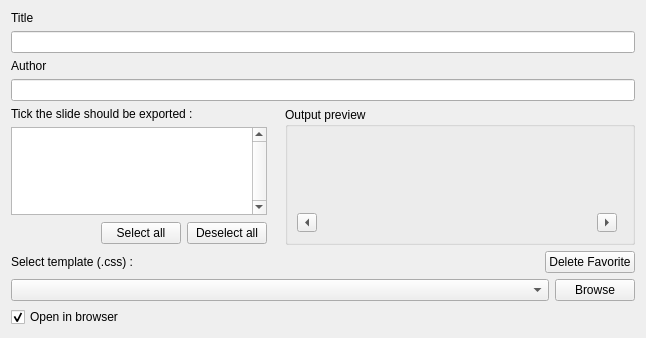
<?xml version="1.0" encoding="UTF-8"?>
<ui version="4.0">
 <class>KPrHtmlExport</class>
 <widget class="QWidget" name="KPrHtmlExport">
  <property name="geometry">
   <rect>
    <x>0</x>
    <y>0</y>
    <width>646</width>
    <height>338</height>
   </rect>
  </property>
  <property name="sizePolicy">
   <sizepolicy hsizetype="Minimum" vsizetype="Preferred">
    <horstretch>0</horstretch>
    <verstretch>0</verstretch>
   </sizepolicy>
  </property>
  <property name="windowTitle">
   <string>HTML Export</string>
  </property>
  <layout class="QGridLayout" name="gridLayout">
   <item row="5" column="0" colspan="4">
    <widget class="QLabel" name="textLabel_slideslist">
     <property name="locale">
      <locale language="English" country="UnitedStates"/>
     </property>
     <property name="text">
      <string>Tick the slide should be exported :</string>
     </property>
     <property name="wordWrap">
      <bool>false</bool>
     </property>
    </widget>
   </item>
   <item row="7" column="0">
    <spacer name="horizontalSpacer_2">
     <property name="orientation">
      <enum>Qt::Horizontal</enum>
     </property>
     <property name="sizeHint" stdset="0">
      <size>
       <width>16</width>
       <height>24</height>
      </size>
     </property>
    </spacer>
   </item>
   <item row="7" column="1">
    <widget class="QPushButton" name="pushButton_selectAll">
     <property name="locale">
      <locale language="English" country="UnitedStates"/>
     </property>
     <property name="text">
      <string>Select all</string>
     </property>
    </widget>
   </item>
   <item row="8" column="0" colspan="3">
    <widget class="QLabel" name="textLabel_css">
     <property name="locale">
      <locale language="English" country="UnitedStates"/>
     </property>
     <property name="text">
      <string>Select template (.css) :</string>
     </property>
     <property name="wordWrap">
      <bool>false</bool>
     </property>
    </widget>
   </item>
   <item row="7" column="2">
    <widget class="QPushButton" name="pushButton_deselectAll">
     <property name="locale">
      <locale language="English" country="UnitedStates"/>
     </property>
     <property name="text">
      <string>Deselect all</string>
     </property>
    </widget>
   </item>
   <item row="6" column="0" colspan="3">
    <widget class="QListWidget" name="kListBox_slides">
     <property name="locale">
      <locale language="English" country="UnitedStates"/>
     </property>
     <property name="verticalScrollBarPolicy">
      <enum>Qt::ScrollBarAlwaysOn</enum>
     </property>
     <property name="selectionMode">
      <enum>QAbstractItemView::SingleSelection</enum>
     </property>
    </widget>
   </item>
   <item row="1" column="0">
    <widget class="QLabel" name="textlable_top">
     <property name="locale">
      <locale language="English" country="UnitedStates"/>
     </property>
     <property name="text">
      <string>Title</string>
     </property>
    </widget>
   </item>
   <item row="5" column="5" rowspan="3">
    <widget class="QGroupBox" name="groupBox_preview">
     <property name="sizePolicy">
      <sizepolicy hsizetype="Preferred" vsizetype="Preferred">
       <horstretch>1</horstretch>
       <verstretch>0</verstretch>
      </sizepolicy>
     </property>
     <property name="locale">
      <locale language="English" country="UnitedStates"/>
     </property>
     <property name="title">
      <string>Output preview</string>
     </property>
     <layout class="QGridLayout" name="gridLayout_2">
      <item row="0" column="0" colspan="4">
       <widget class="QLabel" name="qLabel_preview">
        <property name="sizePolicy">
         <sizepolicy hsizetype="Expanding" vsizetype="Ignored">
          <horstretch>0</horstretch>
          <verstretch>0</verstretch>
         </sizepolicy>
        </property>
        <property name="minimumSize">
         <size>
          <width>250</width>
          <height>0</height>
         </size>
        </property>
        <property name="text">
         <string/>
        </property>
        <property name="scaledContents">
         <bool>false</bool>
        </property>
        <property name="alignment">
         <set>Qt::AlignCenter</set>
        </property>
       </widget>
      </item>
      <item row="1" column="0">
       <widget class="QToolButton" name="toolButton_previous">
        <property name="text">
         <string>...</string>
        </property>
        <property name="iconSize">
         <size>
          <width>12</width>
          <height>12</height>
         </size>
        </property>
        <property name="arrowType">
         <enum>Qt::LeftArrow</enum>
        </property>
       </widget>
      </item>
      <item row="1" column="2">
       <widget class="QToolButton" name="toolButton_next">
        <property name="text">
         <string>...</string>
        </property>
        <property name="iconSize">
         <size>
          <width>12</width>
          <height>12</height>
         </size>
        </property>
        <property name="arrowType">
         <enum>Qt::RightArrow</enum>
        </property>
       </widget>
      </item>
      <item row="1" column="1">
       <spacer name="horizontalSpacer">
        <property name="orientation">
         <enum>Qt::Horizontal</enum>
        </property>
        <property name="sizeHint" stdset="0">
         <size>
          <width>40</width>
          <height>20</height>
         </size>
        </property>
       </spacer>
      </item>
     </layout>
    </widget>
   </item>
   <item row="10" column="0" colspan="6">
    <widget class="QWidget" name="widget" native="true">
     <property name="sizePolicy">
      <sizepolicy hsizetype="Expanding" vsizetype="Preferred">
       <horstretch>0</horstretch>
       <verstretch>0</verstretch>
      </sizepolicy>
     </property>
     <layout class="QHBoxLayout" name="horizontalLayout_2">
      <property name="margin">
       <number>0</number>
      </property>
      <item>
       <widget class="KComboBox" name="kcombobox">
        <property name="sizePolicy">
         <sizepolicy hsizetype="Expanding" vsizetype="Preferred">
          <horstretch>0</horstretch>
          <verstretch>0</verstretch>
         </sizepolicy>
        </property>
       </widget>
      </item>
      <item>
       <widget class="QPushButton" name="pushbuttonBrowseTemplate">
        <property name="sizePolicy">
         <sizepolicy hsizetype="Preferred" vsizetype="Preferred">
          <horstretch>0</horstretch>
          <verstretch>0</verstretch>
         </sizepolicy>
        </property>
        <property name="locale">
         <locale language="English" country="UnitedStates"/>
        </property>
        <property name="text">
         <string>Browse</string>
        </property>
       </widget>
      </item>
     </layout>
    </widget>
   </item>
   <item row="2" column="0" colspan="6">
    <widget class="KLineEdit" name="klineedit_title"/>
   </item>
   <item row="3" column="0">
    <widget class="QLabel" name="label_author">
     <property name="locale">
      <locale language="English" country="UnitedStates"/>
     </property>
     <property name="text">
      <string>Author</string>
     </property>
    </widget>
   </item>
   <item row="4" column="0" colspan="6">
    <widget class="KLineEdit" name="klineedit_author"/>
   </item>
   <item row="8" column="5">
    <layout class="QGridLayout" name="gridLayout_3">
     <item row="0" column="2">
      <widget class="QPushButton" name="pushButton_Favorite">
       <property name="locale">
        <locale language="English" country="UnitedStates"/>
       </property>
       <property name="text">
        <string>Delete Favorite</string>
       </property>
      </widget>
     </item>
     <item row="0" column="0">
      <spacer name="horizontalSpacer_3">
       <property name="orientation">
        <enum>Qt::Horizontal</enum>
       </property>
       <property name="sizeHint" stdset="0">
        <size>
         <width>40</width>
         <height>20</height>
        </size>
       </property>
      </spacer>
     </item>
    </layout>
   </item>
   <item row="11" column="0" colspan="3">
    <widget class="QCheckBox" name="checkBox_browser">
     <property name="enabled">
      <bool>true</bool>
     </property>
     <property name="locale">
      <locale language="English" country="UnitedStates"/>
     </property>
     <property name="text">
      <string>Open in browser</string>
     </property>
     <property name="checked">
      <bool>true</bool>
     </property>
    </widget>
   </item>
  </layout>
 </widget>
 <customwidgets>
  <customwidget>
   <class>KLineEdit</class>
   <extends>QLineEdit</extends>
   <header>klineedit.h</header>
  </customwidget>
  <customwidget>
   <class>KComboBox</class>
   <extends>QComboBox</extends>
   <header>kcombobox.h</header>
  </customwidget>
 </customwidgets>
 <resources/>
 <connections/>
</ui>
